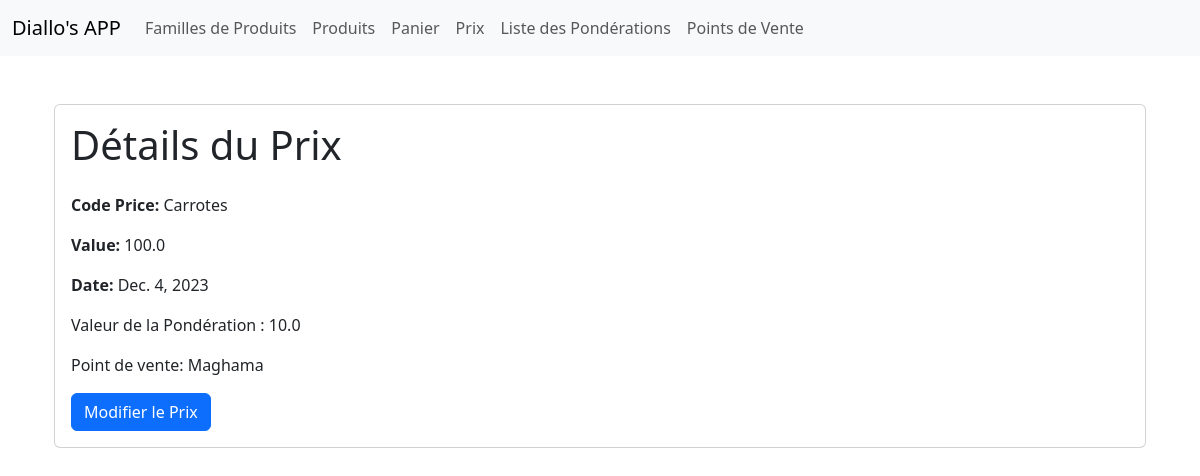
The app's page /prices/2/ with its own data.
### gestion_produits/models.py (models this page shows, shortened)
class Price(models.Model):
    DEFAULT_VALUE = 0.0
    value = models.FloatField(default=DEFAULT_VALUE)
    date = models.DateField()
    product = models.ForeignKey(Product, on_delete=models.CASCADE)
    zone = models.ForeignKey(pointvente, on_delete=models.CASCADE)
    ponderation = models.OneToOneField(Ponderation, on_delete=models.CASCADE, null=True, blank=True)

class Product(models.Model):
    DEFAULT_CODE = 'DEFAULT_CODE'
    DEFAULT_NAME = 'DEFAULT_NAME'
    DEFAULT_DESCRIPTION = 'DEFAULT_DESCRIPTION'
    code_name = models.CharField(max_length=100, default=DEFAULT_CODE)
    name = models.CharField(max_length=100, default=DEFAULT_NAME)
    description = models.TextField(default=DEFAULT_DESCRIPTION)
    family = models.ForeignKey(Family, on_delete=models.CASCADE)

class Ponderation(models.Model):
    DEFAULT_PONDERATION = 0.0
    product = models.ForeignKey(Product, on_delete=models.CASCADE)
    panier = models.ForeignKey(Panier, on_delete=models.CASCADE)
    ponderation = models.FloatField(default=DEFAULT_PONDERATION)

class pointvente(models.Model):
    DEFAULT_ZONE = 'DEFAULT_ZONE'
    DEFAULT_GPS = 'DEFAULT_GPS'
    zone = models.CharField(max_length=100, default=DEFAULT_ZONE)
    gps = models.CharField(max_length=100, default=DEFAULT_GPS)
    def __str__(self):
        return f"{self.zone} "

### gestion_produits/views.py (the view)
# urls.py: path('prices/<int:pk>/', views.price_detail, name='price_detail'),
def price_detail(request, pk):
    price = get_object_or_404(Price, pk=pk)
    return render(request, 'price_detail.html', {'price': price})

### gestion_produits/templates/price_detail.html (shortened to what this page needs)
{% extends 'base.html' %}
{% block content %}
<div class="container mt-5">
    <div class="card">
        <div class="card-body">
            <h1 class="card-title mb-4">Détails du Prix</h1>
            <div class="mb-3">
                <p class="card-text"><strong>Code Price:</strong> {{ price.product.name }}</p>
                <p class="card-text"><strong>Value:</strong> {{ price.value }}</p>
                <p class="card-text"><strong>Date:</strong> {{ price.date }}</p>
                   <p class="card-text">Valeur de la Pondération : {{ price.ponderation.ponderation }}</p>
                        <p class="card-text">Point de vente: {{ price.zone }}</p>
            </div>
            <a href="{% url 'price_edit' pk=price.pk %}" class="btn btn-primary">Modifier le Prix</a>
        </div>
    </div>
</div>
{% endblock %}

### records on screen
Price: product.name "Carrotes", value "100.0", date "Dec. 4, 2023", ponderation.ponderation "10.0", zone "Maghama"
